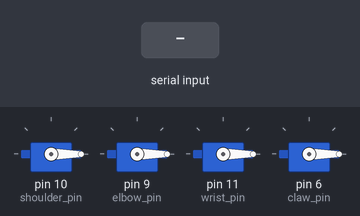
Bench run of a sketch on a simulated Arduino Uno, built with avr-gcc and run on an emulated ATmega328P. Parts: 4 × servo. The test bench sets the inputs (shaded band). What the sketch prints to the serial monitor is not drawn.

Above: at 1.2 s.
1.3 s: "<s90>" received over Serial
At 1.9 s:
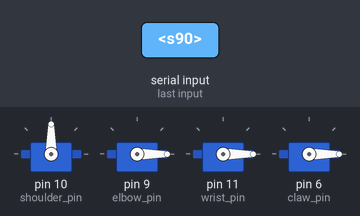
2.8 s: "<e90>" received over Serial
At 4.0 s:
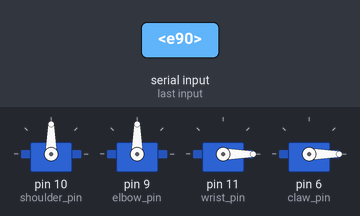
4.3 s: "<s,45>" received over Serial
At 5.3 s:
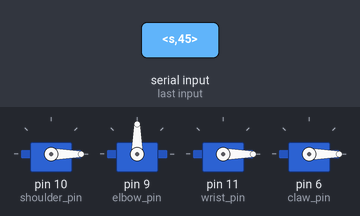
5.8 s: "<w90>" received over Serial
At 6.5 s:
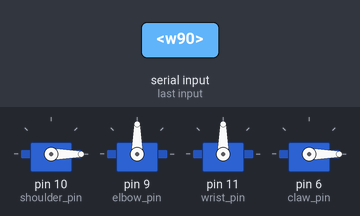
7.3 s: "<e,45>" received over Serial
At 7.6 s:
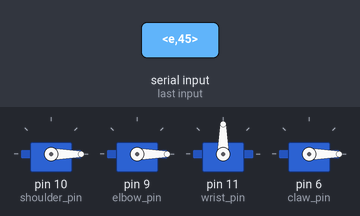
8.8 s: "<c90>" received over Serial
At 10.0 s:
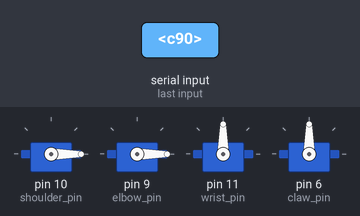
Timing chart, 0 to 11.3 s (numbered marks = the images above; inputs shaded):
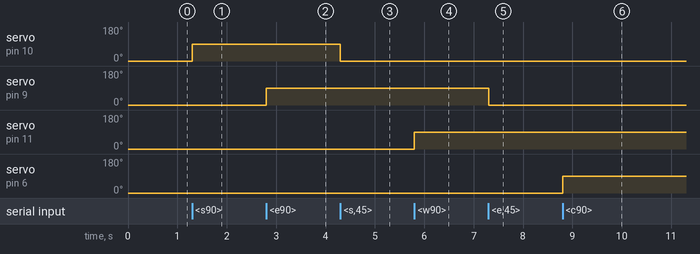

Measured:
- after the input at 1.3 s, servo on pin 10 (shoulder_pin): 0° → 90° at once
- after the input at 2.8 s, servo on pin 9 (elbow_pin): 0° → 90° at once
- after the input at 4.3 s, servo on pin 10 (shoulder_pin): 90° → 0° at once
- after the input at 5.8 s, servo on pin 11 (wrist_pin): 0° → 90° at once
- after the input at 7.3 s, servo on pin 9 (elbow_pin): 90° → 0° at once
- after the input at 8.8 s, servo on pin 6 (claw_pin): 0° → 90° at once

The sketch:

ServoTest.pde
```cpp
#include <Servo.h>

Servo shoulder, elbow, wrist, claw;  // create servo object to control a servo
                             // a maximum of eight servo objects can be created

int shoulder_pin  = 10;
int elbow_pin     = 9;
int wrist_pin     = 11;
int claw_pin      = 6;

int incomingByte   = 0;        // for incoming serial data

char buff[4];
byte i = 0;
boolean started = false;
boolean ended = false;
int value = 0;

void setup()
{
   shoulder.attach(shoulder_pin);  // attaches the servo on pin 9 to the servo object
   elbow.attach(elbow_pin);
   wrist.attach(wrist_pin);
   claw.attach(claw_pin);

   shoulder.write(incomingByte);
   elbow.write(incomingByte);
   wrist.write(incomingByte);
   claw.write(incomingByte);
   Serial.begin(115200);   // opens serial port, sets data rate to 9600 bps
}


void loop()
{
  while(Serial.available() > 0) {
    char aChar = Serial.read();
    Serial.print(aChar);
    if(aChar == '<'){
      started = true;
      ended = false;
    }
    else if(aChar == '>'){
      ended = true;
      break; // break the while loop
    }
    else {
      buff[i] = aChar;
      i++;
      buff[i] = '\0'; // this terminates the array
    }
  }

  if(started && ended){
    int intpos;
    char pos[3] = { buff[1], buff[2], buff[3] };
    intpos = atoi(pos);
/*
    Serial.print("Writing motor ");
    Serial.print(buff[0]);
    Serial.print(" to ");
    Serial.println(intpos);
    Serial.println();
  */
    if(buff[0] == 's') shoulder.write(intpos);
    if(buff[0] == 'e') elbow.write(intpos);
    if(buff[0] == 'w') wrist.write(intpos);
    if(buff[0] == 'c') claw.write(intpos);

    i = 0;
    buff[i] = '\0'; // this terminates the array
    started = false;
    ended = false;
  }

}
```
